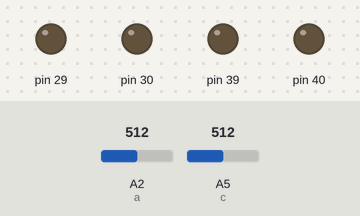
The sketch below on a simulated Arduino Mega 2560, built with avr-gcc and run on an emulated ATmega2560. On the bench: output pins drawn as LEDs (lit = HIGH). Dashed ring = blinking. The test bench sets the inputs (shaded band); at power-on: A2 (a) = 512, A5 (c) = 512.

Above: at 1.3 s.
1.4 s: A2 (a) set to 218
2.9 s: A2 (a) set to 190
At 3.4 s:
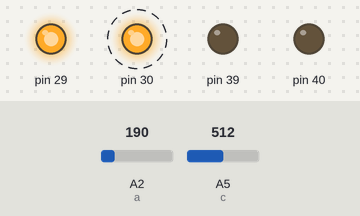
5.9 s: A2 (a) set to 210
At 6.6 s:
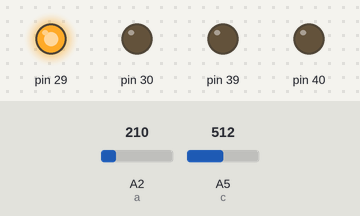
8.2 s: A2 (a) set to 122
At 8.6 s:
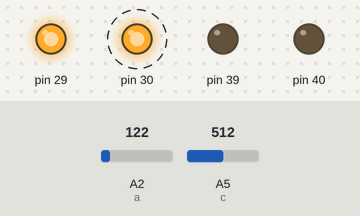
Timing chart, 0 to 12.2 s (numbered marks = the images above; inputs shaded):
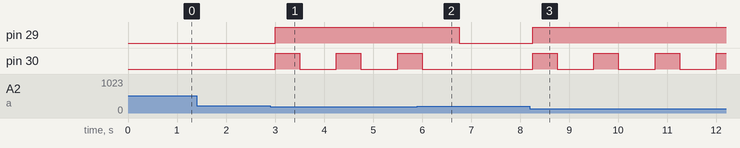

The sketch:

FIRE_AND_IR_ROVER.ino
```cpp
// Comment this out to disable prints and save space
#include <SPI.h>

int a=2,b,c=5,d;
// You should get Auth Token in the Blynk App.
// Go to the Project Settings (nut icon).

void setup()
{
pinMode(30,OUTPUT);
 pinMode(29,OUTPUT);
 pinMode(39,OUTPUT);
 pinMode(40,OUTPUT);
Serial.begin(9600);


}
void loop()
{
  // put your main code here, to run repeatedly:
  b=analogRead(a);
  d=analogRead(c);


 while(b<=200||d<=200)
 {

   digitalWrite(29,1);
  digitalWrite(30,1);
 analogWrite(40,50);
 analogWrite(39,50);
 delay(500);
 digitalWrite(29,1);
  digitalWrite(30,0);
 analogWrite(40,50);
 analogWrite(39,50);
 delay(750);
 b=analogRead(a);
  d=analogRead(c);

}

  digitalWrite(29,0);
  digitalWrite(30,0);
 analogWrite(40,50);
 analogWrite(39,50);
delay(500);
}
```

Measured:
- the behaviour switches between 201 and 200 on A2 (a) (found by bisection; images 0 and 1)
- after the input at 1.4 s, every drawn part: stays the same
- after the input at 2.9 s, pin 29: LOW → HIGH after 0.10 s; pin 30: alternates HIGH for 0.50 s and LOW for 0.75 s, starting after 0.10 s
- after the input at 5.9 s, pin 29: HIGH → LOW after 0.85 s; pin 30: goes on until 6.0 s, then stays LOW
- after the input at 8.2 s, pin 29: LOW → HIGH after 0.05 s; pin 30: alternates HIGH for 0.50 s and LOW for 0.75 s, starting after 0.05 s
